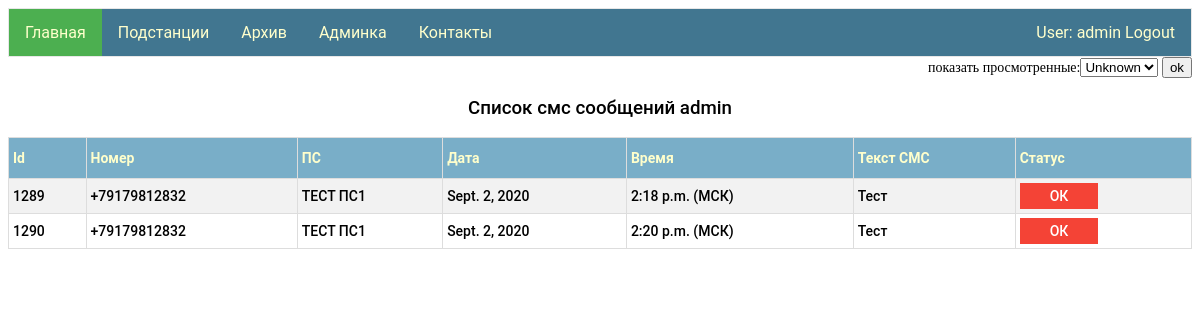
Before: / (signed in) with the older database file.
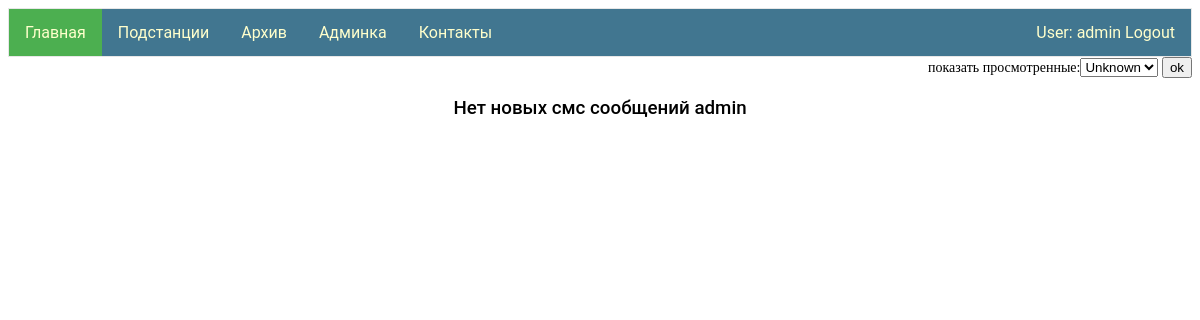
After: the same page with the newer database file.
### my_app/models.py (models this page shows)
class Viewed_messages(models.Model):
    id_SMS = models.ForeignKey(Sms_message, on_delete = models.CASCADE)
    user = models.ForeignKey(User, on_delete=models.CASCADE)
    status_view = models.NullBooleanField()
    datetime_view = models.DateTimeField(null=True, blank=True)
    sms_notification = models.NullBooleanField(null=True, blank=True)

class Sms_message(models.Model):
    number = models.CharField(max_length=12)
    date = models.DateField()
    time = models.TimeField()
    text_sms = models.TextField()
    ps = models.ForeignKey(Ps, on_delete=models.CASCADE)

class Ps(models.Model):
    name = models.CharField(max_length=100, primary_key=True)
    tel_number = models.CharField(max_length=12)
    res = models.ForeignKey(Group, on_delete=models.CASCADE)

### my_app/views.py (the view)
# urls.py: path('', views.index,),
@login_required
def index(request):
    toolView = ToolForView()
    checkForm = CheckForm()
    try:
        show_viwed_sms = request.session['checkBox_status']
    except KeyError:
        show_viwed_sms = False
    if request.POST:
        show_viwed_sms = request.session['checkBox_status'] = request.POST['checkBox']
    user_name = request.user.username
    time_zone = " (МСК)"
    messages = toolView.check_view(user_name, show_viwed_sms)
    data = {"messages": messages, "username": user_name, "time_zone": time_zone, 'checkForm':checkForm,}
    return render(request, "index.html", context=data)

### my_app/form.py
class CheckForm(forms.Form):
   checkBox = forms.NullBooleanField(required=False, label="показать просмотренные")

### tm_project_django/clases/classes_for_view/classes_for_view.py (called while the page is built)
    def check_view(self, user_name, show_viwed_sms):
        if show_viwed_sms == "true":
            return Viewed_messages.objects.filter(user__username=user_name, status_view=True)
        else:
            return Viewed_messages.objects.filter(user__username=user_name, status_view=False)

### my_app/templates/index.html (shortened to what this page needs)
{% extends "base.html" %}
{% block li1 %}<a class="active" href="/">Главная</a>{% endblock li1 %}
{% block logic1 %}
<form class="left" method="POST">
        {{ checkForm }}
        <input type="submit" value="ok">
    </form>
<div id="display">
{% if messages.count > 0 %}
    <h3>Список смс сообщений {{username}}</h3>
    <table id ="customers">
        <tr><th>Id</th><th>Номер</th><th>ПС</th><th>Дата</th><th>Время</th><th>Текст СМС</th><th>Статус</th></tr>
         {% for  message in messages %}
        <tr>
            <td >{{ message.id_SMS.id }}</td>
            <td>{{ message.id_SMS.number }}</td>
            <td>{{ message.id_SMS.ps.name }}</td>
            <td>{{ message.id_SMS.date }}</td>
            <td>{{ message.id_SMS.time }}{{time_zone}}</td>
            <td>{{ message.id_SMS.text_sms }}</td>
            <td>
                {% if message.status_view %}
                <img src="/static/admin/img/icon-yes.svg" alt="True">
                {% else %}
                <a id="para1" href="view_sms/{{message.id}}">ОК</a>
                {% endif %}
            </td>
        </tr>
    {% endfor %}
    </table>
    {% else %}
     <h3>Нет новых смс сообщений {{username}}</h3>
    {% endif %}
</div>
{% endblock logic1 %}

### my_app/templates/base.html (shortened to what this page needs)
<!DOCTYPE html>
{% load staticfiles %}
<html>
<head>
   <link rel="stylesheet" href={% static "css/styles.css" %} />
</head>
<body>
    {% if user.is_authenticated %}
        <ul>
            <li>{% block li1 %}<a href="/">Главная</a>{% endblock li1 %}</li>
            <li>{% block li2 %}<a href="/ps">Подстанции</a>{% endblock li2 %}</li>
            <li>{% block li5 %}<a href="/archive">Архив</a>{% endblock li5 %}</li>
            {% if perms.my_app.staff %}
                <li>{% block li4 %}<a href="admin/" target="_blank">Админка</a>{% endblock li4 %}</li>
            {% endif %}
                <li style="float:right"><a  href="{% url 'logout'%}?next={{request.path}}">User: {{ user.get_username }} Logout</a></li>
            {% else %}
                <li style="float:right"><a href="{% url 'login'%}?next={{request.path}}">Login</a></li>
            {% endif %}
             <li>{% block li3 %}<a href="/contacts">Контакты</a>{% endblock li3 %}</li>
        </ul>
  {% block logic1 %}{% endblock logic1 %}
</body>
</html>

### my_app/static/css/styles.css (style rules this page uses)
ul { font-family: "Roboto","Lucida Grande","DejaVu Sans","Bitstream Vera Sans",Verdana,Arial,sans-serif; list-style-type: none; margin: 0; padding: 0; overflow: hidden; border: 1px solid #e7e7e7; background-color: #417690; }
li { float: left; }
li a { display: block; color: #ffc; text-align: center; padding: 14px 16px; text-decoration: none; }
h3 { font-family: 'Roboto'; src: url('../fonts/Roboto-Bold-webfont.woff'); font-weight: 500; text-align: center; }
.active { background-color: #4CAF50; }
.left { text-align: right; font-size: 14px; }

Changed rows visible on the page:
removed Viewed_messages: id_SMS.id "1289", id_SMS.number "+79179812832", id_SMS.ps.name "ТЕСТ ПС1", id_SMS "Sept. 2, 2020", id_SMS.time "2:18 p.m.", time_zone "(МСК)", id_SMS.text_sms "Тест"
removed Viewed_messages: id_SMS.id "1290", id_SMS.number "+79179812832", id_SMS.ps.name "ТЕСТ ПС1", id_SMS "Sept. 2, 2020", id_SMS.time "2:20 p.m.", time_zone "(МСК)", id_SMS.text_sms "Тест"
Other visible differences:
{{ username }}: (not shown) → "admin"
{{ username }}: "admin" → (not shown)
text no longer shown: "Список смс сообщений Id Номер ПС Дата Время Текст СМС Статус"
text now shown: "Нет новых смс сообщений"
